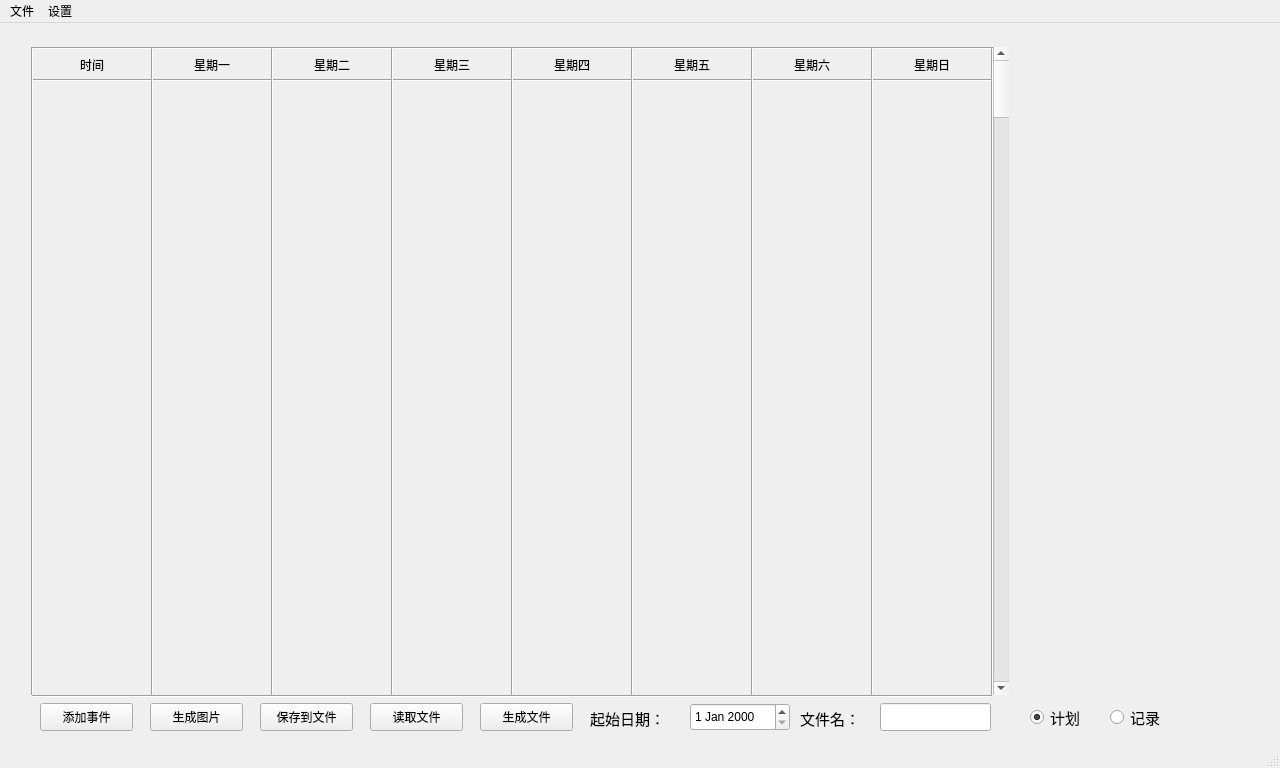
<?xml version="1.0" encoding="UTF-8"?>
<ui version="4.0">
 <class>MainWindow</class>
 <widget class="QMainWindow" name="MainWindow">
  <property name="geometry">
   <rect>
    <x>0</x>
    <y>0</y>
    <width>1280</width>
    <height>768</height>
   </rect>
  </property>
  <property name="windowTitle">
   <string>时间分配软件</string>
  </property>
  <widget class="QWidget" name="centralwidget">
   <widget class="QLabel" name="label">
    <property name="geometry">
     <rect>
      <x>152</x>
      <y>32</y>
      <width>120</width>
      <height>20</height>
     </rect>
    </property>
    <property name="styleSheet">
     <string notr="true">font: 12pt &quot;Adobe 黑体 Std R&quot;;</string>
    </property>
    <property name="text">
     <string>星期一</string>
    </property>
    <property name="alignment">
     <set>Qt::AlignCenter</set>
    </property>
   </widget>
   <widget class="QLabel" name="label_2">
    <property name="geometry">
     <rect>
      <x>272</x>
      <y>32</y>
      <width>120</width>
      <height>20</height>
     </rect>
    </property>
    <property name="styleSheet">
     <string notr="true">font: 12pt &quot;Adobe 黑体 Std R&quot;;</string>
    </property>
    <property name="text">
     <string>星期二</string>
    </property>
    <property name="alignment">
     <set>Qt::AlignCenter</set>
    </property>
   </widget>
   <widget class="QLabel" name="label_3">
    <property name="geometry">
     <rect>
      <x>392</x>
      <y>32</y>
      <width>120</width>
      <height>20</height>
     </rect>
    </property>
    <property name="styleSheet">
     <string notr="true">font: 12pt &quot;Adobe 黑体 Std R&quot;;</string>
    </property>
    <property name="text">
     <string>星期三</string>
    </property>
    <property name="alignment">
     <set>Qt::AlignCenter</set>
    </property>
   </widget>
   <widget class="QLabel" name="label_4">
    <property name="geometry">
     <rect>
      <x>512</x>
      <y>32</y>
      <width>120</width>
      <height>20</height>
     </rect>
    </property>
    <property name="styleSheet">
     <string notr="true">font: 12pt &quot;Adobe 黑体 Std R&quot;;</string>
    </property>
    <property name="text">
     <string>星期四</string>
    </property>
    <property name="alignment">
     <set>Qt::AlignCenter</set>
    </property>
   </widget>
   <widget class="QLabel" name="label_5">
    <property name="geometry">
     <rect>
      <x>632</x>
      <y>32</y>
      <width>120</width>
      <height>20</height>
     </rect>
    </property>
    <property name="styleSheet">
     <string notr="true">font: 12pt &quot;Adobe 黑体 Std R&quot;;</string>
    </property>
    <property name="text">
     <string>星期五</string>
    </property>
    <property name="alignment">
     <set>Qt::AlignCenter</set>
    </property>
   </widget>
   <widget class="QLabel" name="label_6">
    <property name="geometry">
     <rect>
      <x>752</x>
      <y>32</y>
      <width>120</width>
      <height>20</height>
     </rect>
    </property>
    <property name="styleSheet">
     <string notr="true">font: 12pt &quot;Adobe 黑体 Std R&quot;;</string>
    </property>
    <property name="text">
     <string>星期六</string>
    </property>
    <property name="alignment">
     <set>Qt::AlignCenter</set>
    </property>
   </widget>
   <widget class="QLabel" name="label_7">
    <property name="geometry">
     <rect>
      <x>872</x>
      <y>32</y>
      <width>120</width>
      <height>20</height>
     </rect>
    </property>
    <property name="styleSheet">
     <string notr="true">font: 12pt &quot;Adobe 黑体 Std R&quot;;</string>
    </property>
    <property name="text">
     <string>星期日</string>
    </property>
    <property name="alignment">
     <set>Qt::AlignCenter</set>
    </property>
   </widget>
   <widget class="Line" name="line">
    <property name="geometry">
     <rect>
      <x>32</x>
      <y>24</y>
      <width>960</width>
      <height>3</height>
     </rect>
    </property>
    <property name="orientation">
     <enum>Qt::Horizontal</enum>
    </property>
   </widget>
   <widget class="Line" name="line_2">
    <property name="geometry">
     <rect>
      <x>32</x>
      <y>56</y>
      <width>960</width>
      <height>3</height>
     </rect>
    </property>
    <property name="orientation">
     <enum>Qt::Horizontal</enum>
    </property>
   </widget>
   <widget class="Line" name="line_3">
    <property name="geometry">
     <rect>
      <x>32</x>
      <y>672</y>
      <width>960</width>
      <height>3</height>
     </rect>
    </property>
    <property name="orientation">
     <enum>Qt::Horizontal</enum>
    </property>
   </widget>
   <widget class="QLabel" name="label_8">
    <property name="geometry">
     <rect>
      <x>32</x>
      <y>31</y>
      <width>120</width>
      <height>21</height>
     </rect>
    </property>
    <property name="styleSheet">
     <string notr="true">font: 12pt &quot;Adobe 黑体 Std R&quot;;</string>
    </property>
    <property name="text">
     <string>时间</string>
    </property>
    <property name="alignment">
     <set>Qt::AlignCenter</set>
    </property>
   </widget>
   <widget class="Line" name="line_4">
    <property name="geometry">
     <rect>
      <x>30</x>
      <y>24</y>
      <width>4</width>
      <height>648</height>
     </rect>
    </property>
    <property name="orientation">
     <enum>Qt::Vertical</enum>
    </property>
   </widget>
   <widget class="Line" name="line_5">
    <property name="geometry">
     <rect>
      <x>150</x>
      <y>24</y>
      <width>4</width>
      <height>648</height>
     </rect>
    </property>
    <property name="orientation">
     <enum>Qt::Vertical</enum>
    </property>
   </widget>
   <widget class="Line" name="line_6">
    <property name="geometry">
     <rect>
      <x>270</x>
      <y>24</y>
      <width>4</width>
      <height>648</height>
     </rect>
    </property>
    <property name="orientation">
     <enum>Qt::Vertical</enum>
    </property>
   </widget>
   <widget class="Line" name="line_7">
    <property name="geometry">
     <rect>
      <x>510</x>
      <y>24</y>
      <width>4</width>
      <height>648</height>
     </rect>
    </property>
    <property name="orientation">
     <enum>Qt::Vertical</enum>
    </property>
   </widget>
   <widget class="Line" name="line_8">
    <property name="geometry">
     <rect>
      <x>630</x>
      <y>24</y>
      <width>4</width>
      <height>648</height>
     </rect>
    </property>
    <property name="orientation">
     <enum>Qt::Vertical</enum>
    </property>
   </widget>
   <widget class="Line" name="line_9">
    <property name="geometry">
     <rect>
      <x>390</x>
      <y>24</y>
      <width>4</width>
      <height>648</height>
     </rect>
    </property>
    <property name="orientation">
     <enum>Qt::Vertical</enum>
    </property>
   </widget>
   <widget class="Line" name="line_10">
    <property name="geometry">
     <rect>
      <x>870</x>
      <y>24</y>
      <width>4</width>
      <height>648</height>
     </rect>
    </property>
    <property name="orientation">
     <enum>Qt::Vertical</enum>
    </property>
   </widget>
   <widget class="Line" name="line_11">
    <property name="geometry">
     <rect>
      <x>750</x>
      <y>24</y>
      <width>4</width>
      <height>648</height>
     </rect>
    </property>
    <property name="orientation">
     <enum>Qt::Vertical</enum>
    </property>
   </widget>
   <widget class="Line" name="line_12">
    <property name="geometry">
     <rect>
      <x>990</x>
      <y>24</y>
      <width>4</width>
      <height>648</height>
     </rect>
    </property>
    <property name="orientation">
     <enum>Qt::Vertical</enum>
    </property>
   </widget>
   <widget class="QPushButton" name="pushButton">
    <property name="geometry">
     <rect>
      <x>40</x>
      <y>680</y>
      <width>93</width>
      <height>28</height>
     </rect>
    </property>
    <property name="styleSheet">
     <string notr="true"/>
    </property>
    <property name="text">
     <string>添加事件</string>
    </property>
   </widget>
   <widget class="QScrollBar" name="verticalScrollBar">
    <property name="geometry">
     <rect>
      <x>993</x>
      <y>24</y>
      <width>16</width>
      <height>648</height>
     </rect>
    </property>
    <property name="orientation">
     <enum>Qt::Vertical</enum>
    </property>
   </widget>
   <widget class="QPushButton" name="pushButton_2">
    <property name="geometry">
     <rect>
      <x>150</x>
      <y>680</y>
      <width>93</width>
      <height>28</height>
     </rect>
    </property>
    <property name="text">
     <string>生成图片</string>
    </property>
   </widget>
   <widget class="QPushButton" name="Save">
    <property name="geometry">
     <rect>
      <x>260</x>
      <y>680</y>
      <width>93</width>
      <height>28</height>
     </rect>
    </property>
    <property name="text">
     <string>保存到文件</string>
    </property>
   </widget>
   <widget class="QPushButton" name="Load">
    <property name="geometry">
     <rect>
      <x>370</x>
      <y>680</y>
      <width>93</width>
      <height>28</height>
     </rect>
    </property>
    <property name="text">
     <string>读取文件</string>
    </property>
   </widget>
   <widget class="QLabel" name="label_60">
    <property name="geometry">
     <rect>
      <x>800</x>
      <y>686</y>
      <width>100</width>
      <height>18</height>
     </rect>
    </property>
    <property name="font">
     <font>
      <family>Adobe 黑体 Std R</family>
      <pointsize>11</pointsize>
     </font>
    </property>
    <property name="text">
     <string>文件名：</string>
    </property>
   </widget>
   <widget class="QLineEdit" name="lineEdit">
    <property name="geometry">
     <rect>
      <x>880</x>
      <y>680</y>
      <width>111</width>
      <height>28</height>
     </rect>
    </property>
   </widget>
   <widget class="QRadioButton" name="type_plan">
    <property name="geometry">
     <rect>
      <x>1030</x>
      <y>680</y>
      <width>61</width>
      <height>28</height>
     </rect>
    </property>
    <property name="font">
     <font>
      <family>黑体</family>
      <pointsize>11</pointsize>
     </font>
    </property>
    <property name="text">
     <string>计划</string>
    </property>
    <property name="checked">
     <bool>true</bool>
    </property>
   </widget>
   <widget class="QRadioButton" name="type_record">
    <property name="geometry">
     <rect>
      <x>1110</x>
      <y>685</y>
      <width>61</width>
      <height>19</height>
     </rect>
    </property>
    <property name="font">
     <font>
      <family>黑体</family>
      <pointsize>11</pointsize>
     </font>
    </property>
    <property name="text">
     <string>记录</string>
    </property>
   </widget>
   <widget class="QPushButton" name="Create">
    <property name="geometry">
     <rect>
      <x>480</x>
      <y>680</y>
      <width>93</width>
      <height>28</height>
     </rect>
    </property>
    <property name="text">
     <string>生成文件</string>
    </property>
   </widget>
   <widget class="QDateEdit" name="dateEdit">
    <property name="geometry">
     <rect>
      <x>690</x>
      <y>680</y>
      <width>100</width>
      <height>28</height>
     </rect>
    </property>
   </widget>
   <widget class="QLabel" name="label_61">
    <property name="geometry">
     <rect>
      <x>590</x>
      <y>686</y>
      <width>100</width>
      <height>18</height>
     </rect>
    </property>
    <property name="font">
     <font>
      <family>Adobe 黑体 Std R</family>
      <pointsize>11</pointsize>
     </font>
    </property>
    <property name="text">
     <string>起始日期：</string>
    </property>
   </widget>
  </widget>
  <widget class="QMenuBar" name="menubar">
   <property name="geometry">
    <rect>
     <x>0</x>
     <y>0</y>
     <width>1280</width>
     <height>26</height>
    </rect>
   </property>
   <widget class="QMenu" name="menu">
    <property name="title">
     <string>文件</string>
    </property>
    <addaction name="action_7"/>
    <addaction name="action_8"/>
    <addaction name="action_9"/>
    <addaction name="action_10"/>
    <addaction name="action_11"/>
    <addaction name="action_12"/>
   </widget>
   <widget class="QMenu" name="menu_2">
    <property name="title">
     <string>设置</string>
    </property>
    <addaction name="action_2"/>
    <addaction name="action"/>
    <addaction name="action_3"/>
   </widget>
   <addaction name="menu"/>
   <addaction name="menu_2"/>
  </widget>
  <widget class="QStatusBar" name="statusbar"/>
  <action name="action_2">
   <property name="text">
    <string>起止时间</string>
   </property>
  </action>
  <action name="action">
   <property name="text">
    <string>界面高度</string>
   </property>
  </action>
  <action name="action_3">
   <property name="text">
    <string>标题</string>
   </property>
  </action>
  <action name="action_4">
   <property name="text">
    <string>记录类型</string>
   </property>
  </action>
  <action name="action_7">
   <property name="text">
    <string>计划保存文件</string>
   </property>
  </action>
  <action name="action_8">
   <property name="text">
    <string>记录保存文件</string>
   </property>
  </action>
  <action name="action_9">
   <property name="text">
    <string>计划图片文件</string>
   </property>
  </action>
  <action name="action_10">
   <property name="text">
    <string>记录图片文件</string>
   </property>
  </action>
  <action name="action_11">
   <property name="text">
    <string>计划生成文件</string>
   </property>
  </action>
  <action name="action_12">
   <property name="text">
    <string>记录生成文件</string>
   </property>
  </action>
 </widget>
 <resources/>
 <connections/>
</ui>
